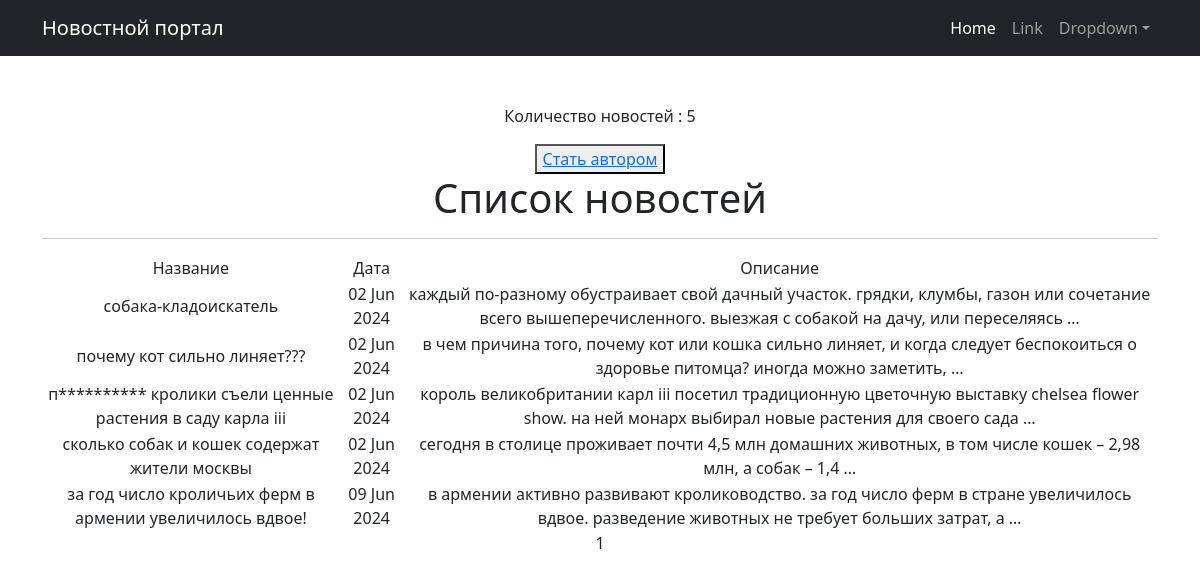
/post/, run on an earlier commit of the app's database.
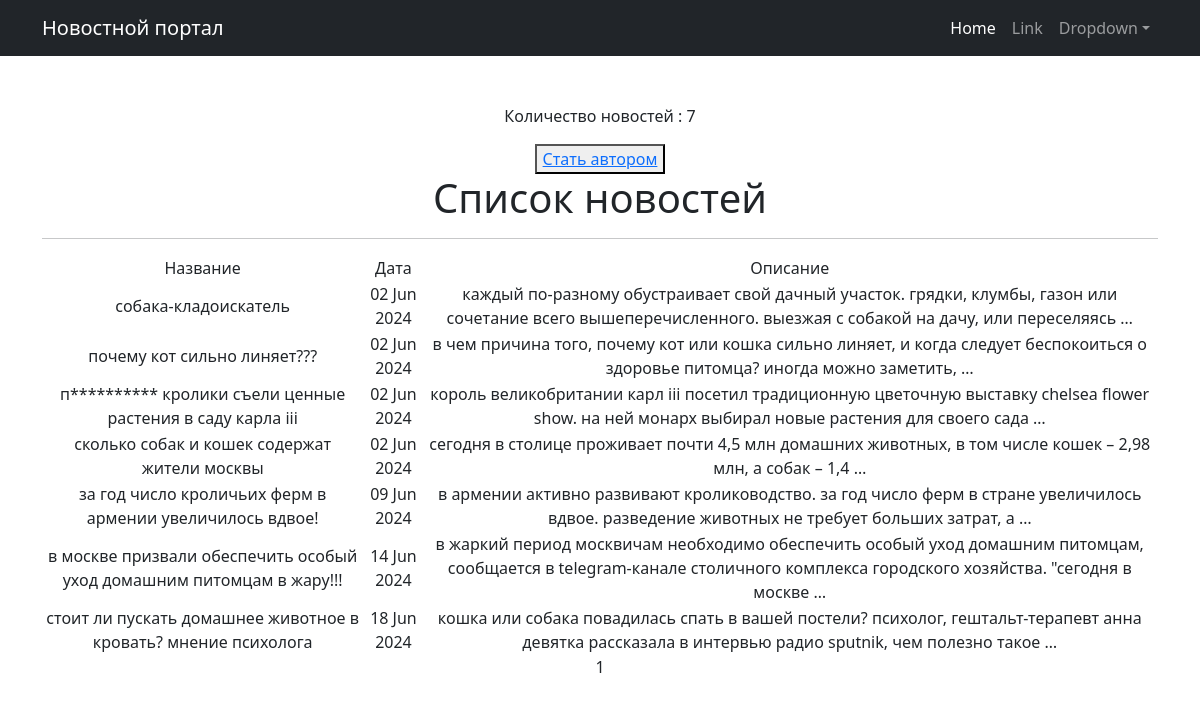
And on a later commit of the database.
### news/models.py (models this page shows, shortened)
class Post(models.Model):
    article = 'AR'
    news = 'NW'
    TYPES = [
        (article, 'Статья'),
        (news, 'Новость')
    ]
    author = models.ForeignKey(Author, on_delete= models.CASCADE)
    type_post = models.CharField(max_length=2, choices= TYPES, default= news)
    date_post = models.DateTimeField(auto_now_add= True)
    categories_post = models.ManyToManyField(Category, through= 'PostCategory')
    name_post = models.CharField(max_length=255)
    text_post = models.TextField()
    rating_post = models.SmallIntegerField(default= 0)
    class Meta:
        verbose_name = 'Пост'
        verbose_name_plural = 'Посты'

### news/views.py (the view)
# urls.py: path('post/', PostList.as_view(), name='post_list'),
class PostList(ListView):
    model = Post
    ordering = 'date_post'
    context_object_name = 'posts'
    template_name = 'news_list.html'
    paginate_by = 10
    def get_context_data(self, **kwargs):
        context = super().get_context_data(**kwargs)
        context['Is_not_author'] = not self.request.user.groups.filter(name='authors').exists()
        return context

### news/templatetags/custom_filters.py (called while the page is built)
@register.filter()
def censor(value):
    if type(value) == str:
        value = value.lower().split()
        for i, word in enumerate(value):
            if word in words:
                value[i] = word[0] + '*' * len(word[1:])
        return ' '.join(value)

### templates/news_list.html (shortened to what this page needs)
{% extends 'flatpages/default.html' %}
{% load custom_filters %}
{% load custom_tags %}
{% block content %}
<p>Количество новостей : {{ posts|length }}</p>
    {% if Is_not_author %}
     <button><a href="{% url 'author_now' %}">Стать автором</a></button>
    {% endif %}
<h1> Список новостей </h1> <hr>
<table>
    <tr>
        <td>Название</td>
        <td>Дата</td>
        <td>Описание</td>
    </tr>
    {% for i in posts %}
    <tr>
        <td>{{ i.name_post|censor }}</td>
        <td>{{ i.date_post|date:'d M Y' }}</td>
        <td>{{ i.text_post|truncatewords:20|censor }}</td>
        <td>
        </td>
    </tr>
    {% endfor %}
</table>
   {{ page_obj.number }}
{% endblock content %}

### templates/flatpages/default.html (shortened to what this page needs)
<!DOCTYPE html>
<html lang="en">
    <head>
        {% load static %}
        <link href="{% static 'css/styles.css' %}" rel="stylesheet" />
    </head>
    <body>
        <nav class="navbar navbar-expand-lg navbar-dark bg-dark">
            <div class="container">
                <a class="navbar-brand" href="#">Новостной портал</a>
                <div class="collapse navbar-collapse" id="navbarSupportedContent">
                    <ul class="navbar-nav ms-auto mb-2 mb-lg-0">
                        <li class="nav-item"><a class="nav-link active" aria-current="page" href="#">Home</a></li>
                        <li class="nav-item"><a class="nav-link" href="#">Link</a></li>
                        <li class="nav-item dropdown">
                            <a class="nav-link dropdown-toggle" id="navbarDropdown" href="#" role="button" data-bs-toggle="dropdown" aria-expanded="false">Dropdown</a>
                        </li>
                    </ul>
                </div>
            </div>
        </nav>
        <div class="container">
            <div class="text-center mt-5">
                {% block content %}{% endblock content %}
            </div>
        </div>
    </body>
</html>

What changed in the data, as far as the page shows it:
added Post: name_post|censor "в москве призвали обеспечить особый уход домашним питомцам в жару!!!", date_post "14 Jun 2024", text_post|censor "в жаркий период москвичам необходимо обеспечить особый уход домашним питомцам, сообщается в telegram-канале столичного комплекса городского хозяйства. \"сегодня в москве …"
added Post: name_post|censor "стоит ли пускать домашнее животное в кровать? мнение психолога", date_post "18 Jun 2024", text_post|censor "кошка или собака повадилась спать в вашей постели? психолог, гештальт-терапевт анна девятка рассказала в интервью радио sputnik, чем полезно такое …"
Also different on the page:
{{ posts|length }}: "5" → "7"
